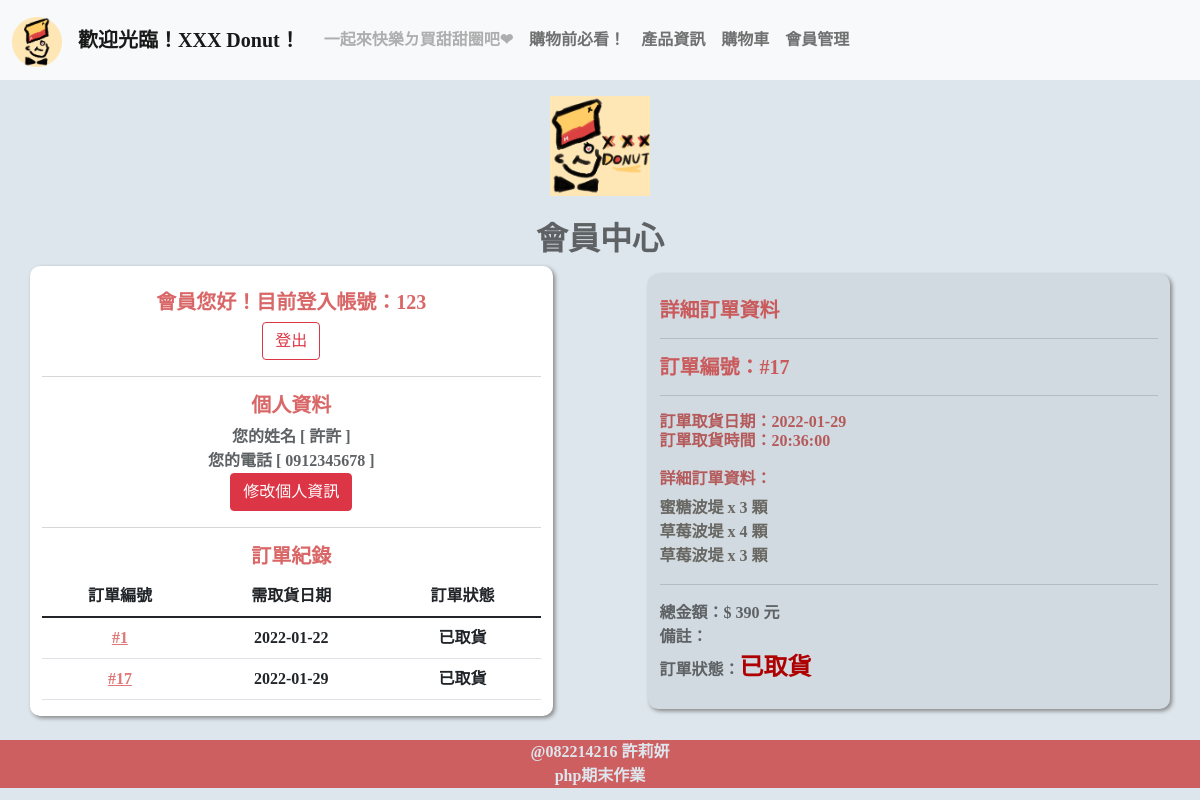
Screenshot of /user_member.php?ID=17 (signed in) with the database file from the repository.
### tables this page shows
CREATE TABLE `account` (
  `ID` int(11) NOT NULL,
  `Account` varchar(20) NOT NULL,
  `Password` varchar(20) NOT NULL,
  `name` varchar(20) NOT NULL,
  `phone` varchar(10) NOT NULL
);

CREATE TABLE `order` (
  `number` int(11) NOT NULL,
  `date` date NOT NULL,
  `time` time NOT NULL,
  `description` varchar(700) NOT NULL,
  `total` int(11) NOT NULL,
  `ps` varchar(256) NOT NULL,
  `user` int(11) NOT NULL,
  `status` varchar(10) NOT NULL
);

### user_member.php (the view, shortened to what this page needs)
<?php
include("configure.php");
if ($_SESSION['userID'] == null) {
  echo "<script>alert('請先登入會員！')</script>";
  echo "<meta http-equiv=REFRESH CONTENT=0;url='user_login.php'>";
} else {
  $link = new PDO('mysql:host=' . $hostname . ';dbname=' . $database . ';charset=utf8', $username, $password);
  $query = "SELECT * FROM `account` WHERE `ID`='$_SESSION[userID]'";
  $result = $link->query($query);
  $ACC = "";
  $NAME = "";
  $PHONE = "";
  foreach ($result as $row) {
    $ACC = $row["Account"];
    $NAME = $row["name"];
    $PHONE = $row["phone"];
  }
}
?>
<!doctype html>
<html lang="en">
<head>
  <link href="https://cdn.jsdelivr.net/npm/bootstrap@5.1.1/dist/css/bootstrap.min.css" rel="stylesheet">
  <link href="mystyle.css" rel="stylesheet">
</head>
<body>
  <br><br><br><br>
  <img src="images/logo.png" width="100px"><br><br>
  <h2>會員中心</h2>
  <div class="container">
    <div class="row align-items-center">
      <div class="col donut whitebg">
        <br>
        <h5>會員您好！目前登入帳號：<?php echo $ACC; ?></h5>
        <button type="button" class="btn btn-outline-danger" onclick="location.href='user_logout.php'">登出</button>
        <hr>
        <h5>個人資料</h5>
        您的姓名 [ <?php echo $NAME; ?> ]<br>
        您的電話 [ <?php echo $PHONE; ?> ]<br>
        <button type="button" class="btn btn-danger" onclick="window.open(' user_modify.php', '修改', config='height=700,width=ˊ600')">修改個人資訊</button>
        <hr>
        <h5>訂單紀錄</h5>
        <?php
        $link = new PDO('mysql:host=' . $hostname . ';dbname=' . $database . ';charset=utf8', $username, $password);
        $query = "SELECT * FROM `order` WHERE `user`= $_SESSION[userID] ";
        $result = $link->query($query);
        echo "<table class='table table-hover'>";
        echo "<thead>
                <tr>
                  <td scope='col' align='center' valign='middle'>訂單編號</th>
                  <td scope='col' align='center' valign='middle'>需取貨日期</th>
                  <td scope='col' align='center' valign='middle'>訂單狀態</th>
                </tr>
                </thead>";
        echo "<tbody>";
        foreach ($result as $row) {
          $number = $row["number"];
          $date = $row["date"];
          $status = $row["status"];
          echo "<tr>";
          echo "<td align='center' valign='middle'><a href='?ID=$number'>#$number</td></a></td>";
          echo "<td align='center' valign='middle'>$date</td>";
          echo "<td align='center' valign='middle'>$status</td>";
          echo "</tr>";
        }
        echo "</tbody>";
        echo "</table>";
        ?>
      </div>
      <div class="col-sm-1">
      </div>
      <div class="col donut darkbg "style="text-align:justify;">
      <br>
      <h5>詳細訂單資料</h5>
        <hr>
        <?php
        $number_detial = isset($_GET["ID"]) ? $_GET["ID"] : null;
        if ($number_detial == null) {
          echo "點選訂單編號，顯示訂單詳細資料！";
        } else {
          $link = new PDO('mysql:host=' . $hostname . ';dbname=' . $database . ';charset=utf8', $username, $password);
          $query = "SELECT * FROM `order` WHERE `number`= $number_detial ";
          $result = $link->query($query);
          foreach ($result as $row) {
            $date_detial = $row["date"];
            $time_detial = $row["time"];
            $description_detial = $row["description"];
            $total_detial = $row["total"];
            $ps_detial = $row["ps"];
            $status_detial = $row["status"];
          }
          echo "<h5>訂單編號：#$number_detial</h5><hr>";
          echo "<h6>訂單取貨日期：$date_detial<br>";
          echo "訂單取貨時間：$time_detial<br><br>";
          echo "詳細訂單資料：</h6><p>$description_detial</p><hr>";
          echo "總金額：$ $total_detial 元<br>";
          echo "備註：$ps_detial<br>";
          echo "訂單狀態：<font color='#AE0000' size='5'>$status_detial</font>";
        }
        ?>
        <br><br>
      </div>
    </div>
  </div>
  <br>
</body>
</html>

### mystyle.css (style rules this page uses)
body { color: #5E6265; font-family: "微軟正黑體"; background-color: #DDE6ED; text-align: center; font-weight: bold; }
.darkbg { background-color: #D1DAE0; }
.whitebg { background-color: #ffffff; }
.donut { border-radius: 10px; width: 50%; box-shadow: 2px 2px 4px #858484; }
h1, h2, h3, h4, h5, h6 { font-weight: bold; }
h5 { color: rgba(199, 31, 31, 0.678); }
h6 { color: rgba(175, 67, 67, 0.842); }
p { color: rgba(54, 48, 39, 0.678); }
a:link { color: rgba(209, 58, 58, 0.692); }

### rows the page displays
account: Account "123", name "許許", phone "0912345678"
order: number "1", date "2022-01-22", status "已取貨"
order: number "17", date "2022-01-29", status "已取貨", time "20:36:00", description "蜜糖波堤 x 3 顆 草莓波堤 x 4 顆 草莓波堤 x 3 顆", total "390"

### other values shown
$number_detial "17"
